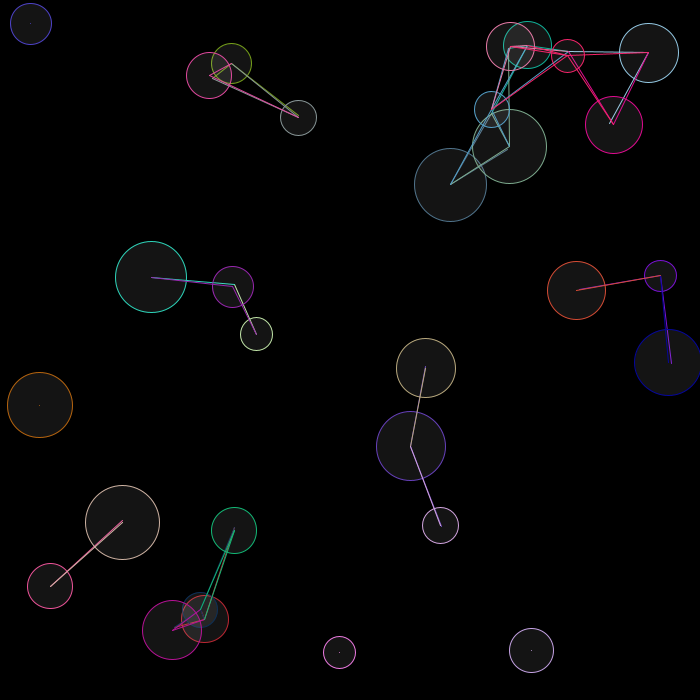
Frame 1 (no input)
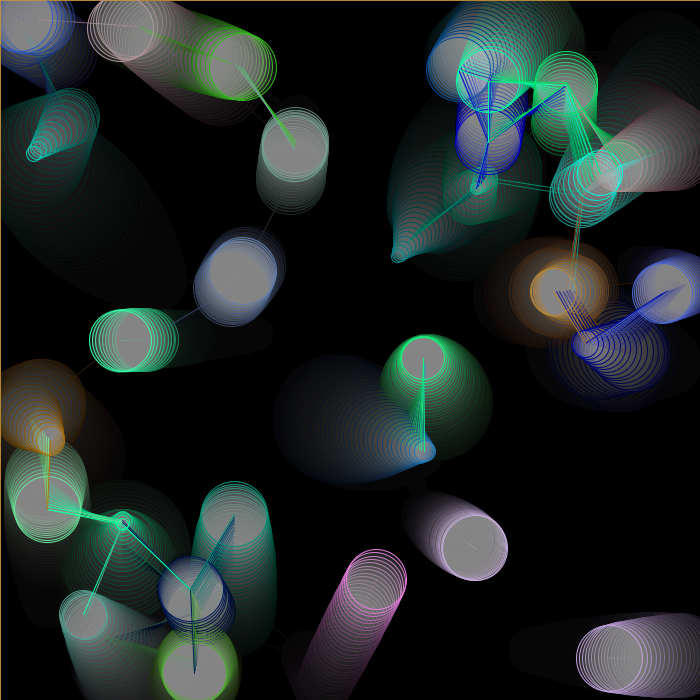
Frame 60 (the mouse pressed at the canvas centre just before this capture)
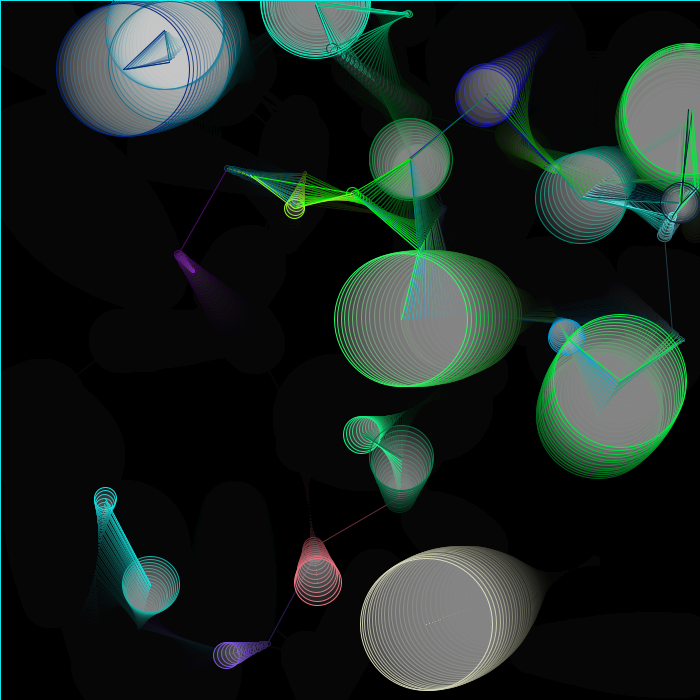
Frame 120 (the mouse held since frame 60 and released just before this capture)

The Processing sketch that drew these frames (run headless with seeded random() and noise(); from frame 60 on, the mouse is pressed at the canvas centre):

// Processing sketch: pvector
// ── pvector.pde
//sourced from: Lab2_vectorboundaries2.pde

//PVector methods used from reference: add(), dist(), mult(), rotate(), angleBetween()

PVector[] pos; //circle positions
PVector[] acc; //circle speeds/movements
PVector[] points; //centre points of circles
PVector[] colour; //circle colours

int num = 30; 
int speed = 4; 

void setup() {
  size(700, 700);

  pos = new PVector[num];
  acc = new PVector[num];
  points = new PVector[num];
  colour = new PVector[num];

  //populate
  for (int i = 0; i < num; i++) {
    pos[i] = new PVector(random(width), random(height), random(30, 70));
    acc[i] = new PVector(random(-speed, speed), random(-speed, speed), 0);
    points[i] = new PVector(pos[i].x, pos[i].y);
    colour[i] = new PVector(random(255), random(255), random(255));
  }

  background(0);
}

void draw() {
  fill(0, 20);
  rect(0, 0, width, height);

  for (int j = 0; j < num; j++) {
    //circle and its centre point move together
    pos[j].add(acc[j]);
    points[j].add(acc[j]);

    //x boundary check
    if (pos[j].x > width-(pos[j].z/2) || pos[j].x < pos[j].z/2)
      acc[j].x = acc[j].x * -1; // * -1 for reversing values

    //y boundary check
    if (pos[j].y > height-(pos[j].z/2) || pos[j].y < pos[j].z/2)
      acc[j].y = acc[j].y * -1;

    //circle colour: outline and fill
    stroke(colour[j].x, colour[j].y, colour[j].z);
    fill(255, 20);

    ellipse(pos[j].x, pos[j].y, pos[j].z+sin(pos[j].z*frameCount*0.001)*pos[j].z, pos[j].z+sin(pos[j].z*frameCount*0.001)*pos[j].z);
    
    //circles "interact" when their centre points are 100 pixels away
    for (int r = 0; r < num; r++) {
      if (points[j].dist(points[r]) < 100){
        //draw a line connecting the centres of the circles
        line(points[j].x, points[j].y, points[r].x, points[r].y);
        
        //multiply by -1 to move in the reverse acceleration vector
        acc[j].mult(-1);
        acc[r].mult(-1);
        
        //change colour
        colour[j].rotate(PVector.angleBetween(points[j], points[r])*0.1);
      }
    }
  }
  
}

void mousePressed() {
  for (int i = 0; i < num; i++) {
    pos[i] = new PVector(random(width), random(height), random(30, 70));
    acc[i] = new PVector(random(-speed, speed), random(-speed, speed), 0);
    points[i] = new PVector(pos[i].x, pos[i].y);
    colour[i] = new PVector(random(255), random(255), random(255));
  }
}
